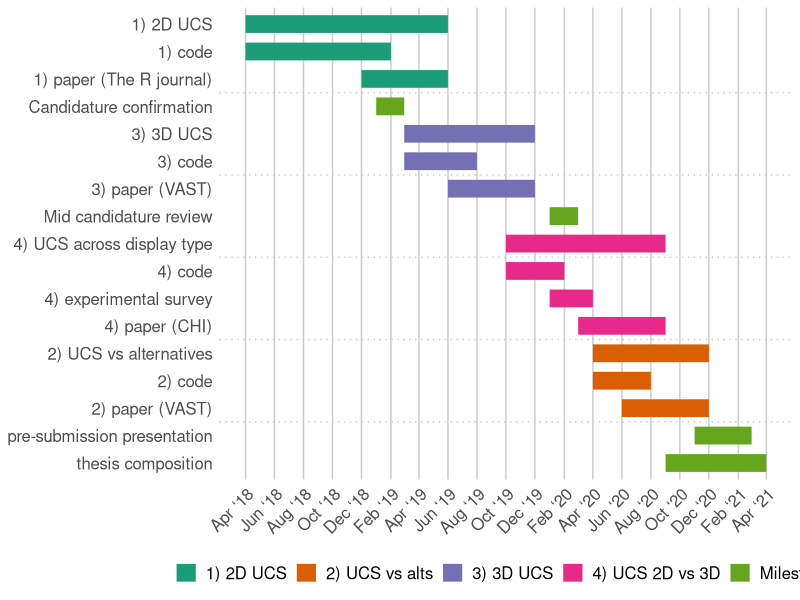

Generate this figure with R:
## ---- chunk 1
# TODO: Cut out RO 2 and adjust RO 3,4 accordingly.
# 

## working from: https://stats.andrewheiss.com/misc/gantt.html
library(tidyverse)
library(lubridate)
library(scales)

tasks <- tribble(
  ~Start,       ~End,         ~Project,     ~Task,
  "2018-04-01", "2019-06-01", "1) 2D UCS",  "1) 2D UCS",
  "2018-04-01", "2019-02-01", "1) 2D UCS",  "1) code",
  "2018-12-01", "2019-06-01", "1) 2D UCS",  "1) paper (The R journal)",
  "2019-01-01", "2019-03-01", "Milestones", "Candidature confirmation",

  "2019-03-01", "2019-12-01", "3) 3D UCS",  "3) 3D UCS",
  "2019-03-01", "2019-08-01", "3) 3D UCS",  "3) code",
  "2019-06-01", "2019-12-01", "3) 3D UCS",  "3) paper (VAST)",
  "2020-01-01", "2020-03-01", "Milestones", "Mid candidature review",

  "2019-10-01", "2020-09-01", "4) UCS 2D vs 3D", "4) UCS across display type",
  "2019-10-01", "2020-02-01", "4) UCS 2D vs 3D", "4) code",
  "2020-01-01", "2020-04-01", "4) UCS 2D vs 3D", "4) experimental survey",
  "2020-03-01", "2020-09-01", "4) UCS 2D vs 3D", "4) paper (CHI)",

  "2020-04-01", "2020-12-01", "2) UCS vs alts", "2) UCS vs alternatives",
  "2020-04-01", "2020-08-01", "2) UCS vs alts", "2) code",
  "2020-06-01", "2020-12-01", "2) UCS vs alts", "2) paper (VAST)",

  
  "2020-11-01", "2021-03-01", "Milestones", "pre-submission presentation",
  "2020-09-01", "2021-04-01", "Milestones", "thesis composition"
)

# Convert data to long for ggplot
tasks.long <- tasks %>%
  mutate(Start = ymd(Start),
         End = ymd(End)) %>%
  gather(date.type, task.date, -c(Project, Task)) %>%
  #arrange(date.type, task.date) %>%
  mutate(Task = factor(Task, levels=rev(unique(Task)), ordered=T))
# Custom theme for making a clean Gantt chart
theme_gantt <- function(base_size=11) {
  ret <- theme_bw(base_size) %+replace%
    theme(panel.background = element_rect(fill="#ffffff", colour=NA),
          axis.title.x=element_text(vjust=-0.2), axis.title.y=element_text(vjust=1.5),
          title=element_text(vjust=1.2),
          panel.border = element_blank(), axis.line=element_blank(),
          panel.grid.minor=element_blank(),
          panel.grid.major.y = element_blank(),
          panel.grid.major.x = element_line(size=0.5, colour="grey80"),
          axis.ticks=element_blank(),
          legend.position="bottom",
          axis.title=element_text(size=rel(0.8)),
          strip.text=element_text(size=rel(1)),
          strip.background=element_rect(fill="#ffffff", colour=NA),
          panel.spacing.y=unit(1.5, "lines"),
          legend.key = element_blank())

  ret
}

# Calculate where to put the dotted lines that show up every three entries
x.breaks <- seq(length(tasks$Task) + 0.5 - 3, 0, by=-3)

# Build plot
timeline <- ggplot(tasks.long, aes(x=Task, y=task.date, colour=Project)) +
  geom_line(size=6) +
  geom_vline(xintercept=x.breaks, colour="grey80", linetype="dotted") +
  guides(colour=guide_legend(title=NULL)) +
  labs(x=NULL, y=NULL) + coord_flip() +
  scale_y_date(date_breaks="2 months", labels=date_format("%b ‘%y")) +
  theme_gantt() + theme(axis.text.x=element_text(angle=45, hjust=1)) +
  scale_color_brewer(palette = "Dark2") +
  theme(axis.text.x = element_text(size = 12),
        axis.text.y = element_text(size = 12),
        legend.text = element_text(size = 12))

timeline
